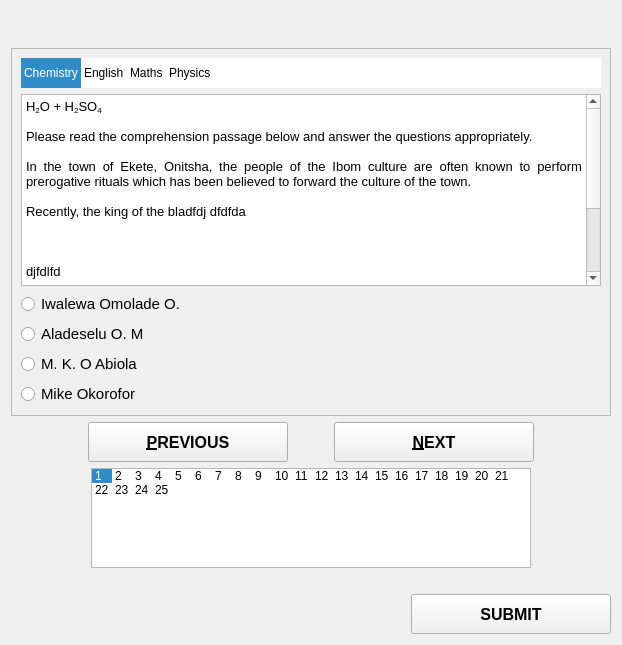
  <widget class="QWidget" name="examPage">
   <layout class="QVBoxLayout" name="verticalLayout_3">
    <item>
     <layout class="QHBoxLayout" name="horizontalLayout_7">
      <item>
       <widget class="QLabel" name="logo">
        <property name="sizePolicy">
         <sizepolicy hsizetype="Maximum" vsizetype="Maximum">
          <horstretch>0</horstretch>
          <verstretch>0</verstretch>
         </sizepolicy>
        </property>
        <property name="maximumSize">
         <size>
          <width>96</width>
          <height>96</height>
         </size>
        </property>
        <property name="autoFillBackground">
         <bool>true</bool>
        </property>
        <property name="styleSheet">
         <string notr="true"/>
        </property>
        <property name="text">
         <string/>
        </property>
        <property name="pixmap">
         <pixmap resource="contents.qrc">:/images/logo.jpeg</pixmap>
        </property>
        <property name="scaledContents">
         <bool>true</bool>
        </property>
        <property name="alignment">
         <set>Qt::AlignLeading|Qt::AlignLeft|Qt::AlignTop</set>
        </property>
       </widget>
      </item>
      <item>
       <spacer name="horizontalSpacer_17">
        <property name="orientation">
         <enum>Qt::Horizontal</enum>
        </property>
        <property name="sizeType">
         <enum>QSizePolicy::Maximum</enum>
        </property>
        <property name="sizeHint" stdset="0">
         <size>
          <width>20</width>
          <height>20</height>
         </size>
        </property>
       </spacer>
      </item>
      <item>
       <widget class="QLabel" name="candidateNameLbl">
        <property name="font">
         <font>
          <pointsize>14</pointsize>
          <weight>75</weight>
          <bold>true</bold>
         </font>
        </property>
        <property name="text">
         <string/>
        </property>
        <property name="alignment">
         <set>Qt::AlignLeading|Qt::AlignLeft|Qt::AlignVCenter</set>
        </property>
       </widget>
      </item>
      <item>
       <spacer name="horizontalSpacer_11">
        <property name="orientation">
         <enum>Qt::Horizontal</enum>
        </property>
        <property name="sizeType">
         <enum>QSizePolicy::Minimum</enum>
        </property>
        <property name="sizeHint" stdset="0">
         <size>
          <width>150</width>
          <height>20</height>
         </size>
        </property>
       </spacer>
      </item>
      <item>
       <widget class="QLabel" name="timeLeftLbl">
        <property name="font">
         <font>
          <pointsize>20</pointsize>
          <weight>75</weight>
          <bold>true</bold>
         </font>
        </property>
        <property name="styleSheet">
         <string notr="true">QLabel {
	color: &quot;#ff0000&quot;;
}</string>
        </property>
        <property name="text">
         <string/>
        </property>
        <property name="alignment">
         <set>Qt::AlignRight|Qt::AlignTrailing|Qt::AlignVCenter</set>
        </property>
       </widget>
      </item>
     </layout>
    </item>
    <item>
     <widget class="QFrame" name="frame">
      <property name="frameShape">
       <enum>QFrame::StyledPanel</enum>
      </property>
      <layout class="QVBoxLayout" name="verticalLayout_4">
       <item>
        <widget class="QListWidget" name="listWidget_2">
         <property name="sizePolicy">
          <sizepolicy hsizetype="Preferred" vsizetype="Fixed">
           <horstretch>0</horstretch>
           <verstretch>0</verstretch>
          </sizepolicy>
         </property>
         <property name="maximumSize">
          <size>
           <width>16777215</width>
           <height>30</height>
          </size>
         </property>
         <property name="autoFillBackground">
          <bool>true</bool>
         </property>
         <property name="frameShape">
          <enum>QFrame::NoFrame</enum>
         </property>
         <property name="sizeAdjustPolicy">
          <enum>QAbstractScrollArea::AdjustToContents</enum>
         </property>
         <property name="flow">
          <enum>QListView::LeftToRight</enum>
         </property>
         <property name="spacing">
          <number>5</number>
         </property>
         <property name="selectionRectVisible">
          <bool>true</bool>
         </property>
         <property name="currentRow">
          <number>0</number>
         </property>
         <property name="sortingEnabled">
          <bool>true</bool>
         </property>
         <item>
          <property name="text">
           <string>Chemistry</string>
          </property>
         </item>
         <item>
          <property name="text">
           <string>English</string>
          </property>
         </item>
         <item>
          <property name="text">
           <string>Maths</string>
          </property>
         </item>
         <item>
          <property name="text">
           <string>Physics</string>
          </property>
         </item>
        </widget>
       </item>
       <item>
        <widget class="QTextEdit" name="questionEdit">
         <property name="readOnly">
          <bool>true</bool>
         </property>
         <property name="html">
          <string>&lt;!DOCTYPE HTML PUBLIC &quot;-//W3C//DTD HTML 4.0//EN&quot; &quot;http://www.w3.org/TR/REC-html40/strict.dtd&quot;&gt;
&lt;html&gt;&lt;head&gt;&lt;meta name=&quot;qrichtext&quot; content=&quot;1&quot; /&gt;&lt;style type=&quot;text/css&quot;&gt;
p, li { white-space: pre-wrap; }
&lt;/style&gt;&lt;/head&gt;&lt;body style=&quot; font-family:'Noto Sans'; font-size:10pt; font-weight:400; font-style:normal;&quot;&gt;
&lt;p style=&quot; margin-top:0px; margin-bottom:0px; margin-left:0px; margin-right:0px; -qt-block-indent:0; text-indent:0px;&quot;&gt;H&lt;span style=&quot; vertical-align:sub;&quot;&gt;2&lt;/span&gt;O + H&lt;span style=&quot; vertical-align:sub;&quot;&gt;2&lt;/span&gt;SO&lt;span style=&quot; vertical-align:sub;&quot;&gt;4&lt;/span&gt; &lt;/p&gt;
&lt;p style=&quot;-qt-paragraph-type:empty; margin-top:0px; margin-bottom:0px; margin-left:0px; margin-right:0px; -qt-block-indent:0; text-indent:0px;&quot;&gt;&lt;br /&gt;&lt;/p&gt;
&lt;p align=&quot;justify&quot; style=&quot; margin-top:0px; margin-bottom:0px; margin-left:0px; margin-right:0px; -qt-block-indent:0; text-indent:0px;&quot;&gt;Please read the comprehension passage below and answer the questions appropriately.&lt;/p&gt;
&lt;p align=&quot;justify&quot; style=&quot;-qt-paragraph-type:empty; margin-top:0px; margin-bottom:0px; margin-left:0px; margin-right:0px; -qt-block-indent:0; text-indent:0px;&quot;&gt;&lt;br /&gt;&lt;/p&gt;
&lt;p align=&quot;justify&quot; style=&quot; margin-top:0px; margin-bottom:0px; margin-left:0px; margin-right:0px; -qt-block-indent:0; text-indent:0px;&quot;&gt;In the town of Ekete, Onitsha, the people of the Ibom culture are often known to perform prerogative rituals which has been believed to forward the culture of the town. &lt;/p&gt;
&lt;p align=&quot;justify&quot; style=&quot;-qt-paragraph-type:empty; margin-top:0px; margin-bottom:0px; margin-left:0px; margin-right:0px; -qt-block-indent:0; text-indent:0px;&quot;&gt;&lt;br /&gt;&lt;/p&gt;
&lt;p align=&quot;justify&quot; style=&quot; margin-top:0px; margin-bottom:0px; margin-left:0px; margin-right:0px; -qt-block-indent:0; text-indent:0px;&quot;&gt;Recently, the king of the bladfdj dfdfda&lt;/p&gt;
&lt;p align=&quot;justify&quot; style=&quot;-qt-paragraph-type:empty; margin-top:0px; margin-bottom:0px; margin-left:0px; margin-right:0px; -qt-block-indent:0; text-indent:0px;&quot;&gt;&lt;br /&gt;&lt;/p&gt;
&lt;p align=&quot;justify&quot; style=&quot;-qt-paragraph-type:empty; margin-top:0px; margin-bottom:0px; margin-left:0px; margin-right:0px; -qt-block-indent:0; text-indent:0px;&quot;&gt;&lt;br /&gt;&lt;/p&gt;
&lt;p align=&quot;justify&quot; style=&quot;-qt-paragraph-type:empty; margin-top:0px; margin-bottom:0px; margin-left:0px; margin-right:0px; -qt-block-indent:0; text-indent:0px;&quot;&gt;&lt;br /&gt;&lt;/p&gt;
&lt;p align=&quot;justify&quot; style=&quot; margin-top:0px; margin-bottom:0px; margin-left:0px; margin-right:0px; -qt-block-indent:0; text-indent:0px;&quot;&gt;djfdlfd&lt;/p&gt;
&lt;p align=&quot;justify&quot; style=&quot;-qt-paragraph-type:empty; margin-top:0px; margin-bottom:0px; margin-left:0px; margin-right:0px; -qt-block-indent:0; text-indent:0px;&quot;&gt;&lt;br /&gt;&lt;/p&gt;
&lt;p align=&quot;justify&quot; style=&quot;-qt-paragraph-type:empty; margin-top:0px; margin-bottom:0px; margin-left:0px; margin-right:0px; -qt-block-indent:0; text-indent:0px;&quot;&gt;&lt;br /&gt;&lt;/p&gt;
&lt;p align=&quot;justify&quot; style=&quot; margin-top:0px; margin-bottom:0px; margin-left:0px; margin-right:0px; -qt-block-indent:0; text-indent:0px;&quot;&gt;dfjdf&lt;/p&gt;
&lt;p align=&quot;justify&quot; style=&quot; margin-top:0px; margin-bottom:0px; margin-left:0px; margin-right:0px; -qt-block-indent:0; text-indent:0px;&quot;&gt;safd&lt;/p&gt;
&lt;p align=&quot;justify&quot; style=&quot; margin-top:0px; margin-bottom:0px; margin-left:0px; margin-right:0px; -qt-block-indent:0; text-indent:0px;&quot;&gt;fd&lt;/p&gt;
&lt;p align=&quot;justify&quot; style=&quot; margin-top:0px; margin-bottom:0px; margin-left:0px; margin-right:0px; -qt-block-indent:0; text-indent:0px;&quot;&gt;fdjlkdjfa&lt;/p&gt;
&lt;p align=&quot;justify&quot; style=&quot;-qt-paragraph-type:empty; margin-top:0px; margin-bottom:0px; margin-left:0px; margin-right:0px; -qt-block-indent:0; text-indent:0px;&quot;&gt;&lt;br /&gt;&lt;/p&gt;
&lt;p align=&quot;justify&quot; style=&quot; margin-top:0px; margin-bottom:0px; margin-left:0px; margin-right:0px; -qt-block-indent:0; text-indent:0px;&quot;&gt;What is the suitable topic for this passage?&lt;/p&gt;&lt;/body&gt;&lt;/html&gt;</string>
         </property>
        </widget>
       </item>
       <item>
        <widget class="QRadioButton" name="radioButton">
         <property name="font">
          <font>
           <pointsize>11</pointsize>
          </font>
         </property>
         <property name="text">
          <string>Iwalewa Omolade O.</string>
         </property>
        </widget>
       </item>
       <item>
        <widget class="QRadioButton" name="radioButton_2">
         <property name="font">
          <font>
           <pointsize>11</pointsize>
          </font>
         </property>
         <property name="text">
          <string>Aladeselu O. M</string>
         </property>
        </widget>
       </item>
       <item>
        <widget class="QRadioButton" name="radioButton_3">
         <property name="font">
          <font>
           <pointsize>11</pointsize>
          </font>
         </property>
         <property name="text">
          <string>M. K. O Abiola</string>
         </property>
        </widget>
       </item>
       <item>
        <widget class="QRadioButton" name="radioButton_4">
         <property name="font">
          <font>
           <pointsize>11</pointsize>
          </font>
         </property>
         <property name="text">
          <string>Mike Okorofor</string>
         </property>
        </widget>
       </item>
      </layout>
     </widget>
    </item>
    <item>
     <layout class="QHBoxLayout" name="horizontalLayout_6">
      <item>
       <spacer name="horizontalSpacer_18">
        <property name="orientation">
         <enum>Qt::Horizontal</enum>
        </property>
        <property name="sizeHint" stdset="0">
         <size>
          <width>40</width>
          <height>20</height>
         </size>
        </property>
       </spacer>
      </item>
      <item>
       <widget class="QPushButton" name="prevBtn">
        <property name="sizePolicy">
         <sizepolicy hsizetype="Minimum" vsizetype="Fixed">
          <horstretch>0</horstretch>
          <verstretch>0</verstretch>
         </sizepolicy>
        </property>
        <property name="minimumSize">
         <size>
          <width>200</width>
          <height>40</height>
         </size>
        </property>
        <property name="font">
         <font>
          <pointsize>12</pointsize>
          <weight>75</weight>
          <bold>true</bold>
         </font>
        </property>
        <property name="text">
         <string>&amp;PREVIOUS</string>
        </property>
       </widget>
      </item>
      <item>
       <spacer name="horizontalSpacer_10">
        <property name="orientation">
         <enum>Qt::Horizontal</enum>
        </property>
        <property name="sizeType">
         <enum>QSizePolicy::Maximum</enum>
        </property>
        <property name="sizeHint" stdset="0">
         <size>
          <width>40</width>
          <height>20</height>
         </size>
        </property>
       </spacer>
      </item>
      <item>
       <widget class="QPushButton" name="nxtBtn">
        <property name="sizePolicy">
         <sizepolicy hsizetype="Minimum" vsizetype="Fixed">
          <horstretch>0</horstretch>
          <verstretch>0</verstretch>
         </sizepolicy>
        </property>
        <property name="minimumSize">
         <size>
          <width>200</width>
          <height>40</height>
         </size>
        </property>
        <property name="font">
         <font>
          <pointsize>12</pointsize>
          <weight>75</weight>
          <bold>true</bold>
         </font>
        </property>
        <property name="text">
         <string>&amp;NEXT</string>
        </property>
       </widget>
      </item>
      <item>
       <spacer name="horizontalSpacer_19">
        <property name="orientation">
         <enum>Qt::Horizontal</enum>
        </property>
        <property name="sizeHint" stdset="0">
         <size>
          <width>40</width>
          <height>20</height>
         </size>
        </property>
       </spacer>
      </item>
     </layout>
    </item>
    <item>
     <layout class="QHBoxLayout" name="horizontalLayout_8">
      <item>
       <spacer name="horizontalSpacer_12">
        <property name="orientation">
         <enum>Qt::Horizontal</enum>
        </property>
        <property name="sizeType">
         <enum>QSizePolicy::Maximum</enum>
        </property>
        <property name="sizeHint" stdset="0">
         <size>
          <width>80</width>
          <height>20</height>
         </size>
        </property>
       </spacer>
      </item>
      <item>
       <widget class="QListWidget" name="listWidget">
        <property name="sizePolicy">
         <sizepolicy hsizetype="Maximum" vsizetype="Maximum">
          <horstretch>0</horstretch>
          <verstretch>0</verstretch>
         </sizepolicy>
        </property>
        <property name="minimumSize">
         <size>
          <width>350</width>
          <height>30</height>
         </size>
        </property>
        <property name="maximumSize">
         <size>
          <width>500</width>
          <height>100</height>
         </size>
        </property>
        <property name="autoFillBackground">
         <bool>false</bool>
        </property>
        <property name="frameShape">
         <enum>QFrame::StyledPanel</enum>
        </property>
        <property name="frameShadow">
         <enum>QFrame::Plain</enum>
        </property>
        <property name="lineWidth">
         <number>1</number>
        </property>
        <property name="verticalScrollBarPolicy">
         <enum>Qt::ScrollBarAlwaysOff</enum>
        </property>
        <property name="horizontalScrollBarPolicy">
         <enum>Qt::ScrollBarAlwaysOff</enum>
        </property>
        <property name="sizeAdjustPolicy">
         <enum>QAbstractScrollArea::AdjustIgnored</enum>
        </property>
        <property name="editTriggers">
         <set>QAbstractItemView::NoEditTriggers</set>
        </property>
        <property name="alternatingRowColors">
         <bool>false</bool>
        </property>
        <property name="selectionMode">
         <enum>QAbstractItemView::SingleSelection</enum>
        </property>
        <property name="verticalScrollMode">
         <enum>QAbstractItemView::ScrollPerItem</enum>
        </property>
        <property name="horizontalScrollMode">
         <enum>QAbstractItemView::ScrollPerItem</enum>
        </property>
        <property name="flow">
         <enum>QListView::LeftToRight</enum>
        </property>
        <property name="isWrapping" stdset="0">
         <bool>true</bool>
        </property>
        <property name="resizeMode">
         <enum>QListView::Adjust</enum>
        </property>
        <property name="spacing">
         <number>2</number>
        </property>
        <property name="uniformItemSizes">
         <bool>true</bool>
        </property>
        <property name="wordWrap">
         <bool>true</bool>
        </property>
        <property name="selectionRectVisible">
         <bool>true</bool>
        </property>
        <property name="currentRow">
         <number>0</number>
        </property>
        <property name="sortingEnabled">
         <bool>false</bool>
        </property>
        <item>
         <property name="text">
          <string>1</string>
         </property>
        </item>
        <item>
         <property name="text">
          <string>2</string>
         </property>
        </item>
        <item>
         <property name="text">
          <string>3</string>
         </property>
        </item>
        <item>
         <property name="text">
          <string>4</string>
         </property>
        </item>
        <item>
         <property name="text">
          <string>5</string>
         </property>
        </item>
        <item>
         <property name="text">
          <string>6</string>
         </property>
        </item>
        <item>
         <property name="text">
          <string>7</string>
         </property>
        </item>
        <item>
         <property name="text">
          <string>8</string>
         </property>
        </item>
        <item>
         <property name="text">
          <string>9</string>
         </property>
        </item>
        <item>
         <property name="text">
          <string>10</string>
         </property>
        </item>
        <item>
         <property name="text">
          <string>11</string>
         </property>
        </item>
        <item>
         <property name="text">
          <string>12</string>
         </property>
        </item>
        <item>
         <property name="text">
          <string>13</string>
         </property>
        </item>
        <item>
         <property name="text">
          <string>14</string>
         </property>
        </item>
        <item>
         <property name="text">
          <string>15</string>
         </property>
        </item>
        <item>
         <property name="text">
          <string>16</string>
         </property>
        </item>
        <item>
         <property name="text">
          <string>17</string>
         </property>
        </item>
        <item>
         <property name="text">
          <string>18</string>
         </property>
        </item>
        <item>
         <property name="text">
          <string>19</string>
         </property>
        </item>
        <item>
         <property name="text">
          <string>20</string>
         </property>
        </item>
        <item>
         <property name="text">
          <string>21</string>
         </property>
        </item>
        <item>
         <property name="text">
          <string>22</string>
         </property>
        </item>
        <item>
         <property name="text">
          <string>23</string>
         </property>
        </item>
        <item>
         <property name="text">
          <string>24</string>
         </property>
        </item>
        <item>
         <property name="text">
          <string>25</string>
         </property>
        </item>
       </widget>
      </item>
      <item>
       <spacer name="horizontalSpacer_13">
        <property name="orientation">
         <enum>Qt::Horizontal</enum>
        </property>
        <property name="sizeType">
         <enum>QSizePolicy::Maximum</enum>
        </property>
        <property name="sizeHint" stdset="0">
         <size>
          <width>80</width>
          <height>20</height>
         </size>
        </property>
       </spacer>
      </item>
     </layout>
    </item>
    <item>
     <spacer name="verticalSpacer_4">
      <property name="orientation">
       <enum>Qt::Vertical</enum>
      </property>
      <property name="sizeType">
       <enum>QSizePolicy::Fixed</enum>
      </property>
      <property name="sizeHint" stdset="0">
       <size>
        <width>20</width>
        <height>20</height>
       </size>
      </property>
     </spacer>
    </item>
    <item>
     <layout class="QHBoxLayout" name="horizontalLayout_9">
      <item>
       <spacer name="horizontalSpacer_14">
        <property name="orientation">
         <enum>Qt::Horizontal</enum>
        </property>
        <property name="sizeType">
         <enum>QSizePolicy::Expanding</enum>
        </property>
        <property name="sizeHint" stdset="0">
         <size>
          <width>400</width>
          <height>17</height>
         </size>
        </property>
       </spacer>
      </item>
      <item>
       <widget class="QPushButton" name="submitBtn">
        <property name="sizePolicy">
         <sizepolicy hsizetype="Minimum" vsizetype="Fixed">
          <horstretch>0</horstretch>
          <verstretch>0</verstretch>
         </sizepolicy>
        </property>
        <property name="minimumSize">
         <size>
          <width>200</width>
          <height>40</height>
         </size>
        </property>
        <property name="maximumSize">
         <size>
          <width>500</width>
          <height>16777215</height>
         </size>
        </property>
        <property name="font">
         <font>
          <pointsize>12</pointsize>
          <weight>75</weight>
          <bold>true</bold>
         </font>
        </property>
        <property name="text">
         <string>SUBMIT</string>
        </property>
       </widget>
      </item>
     </layout>
    </item>
   </layout>
  </widget>
